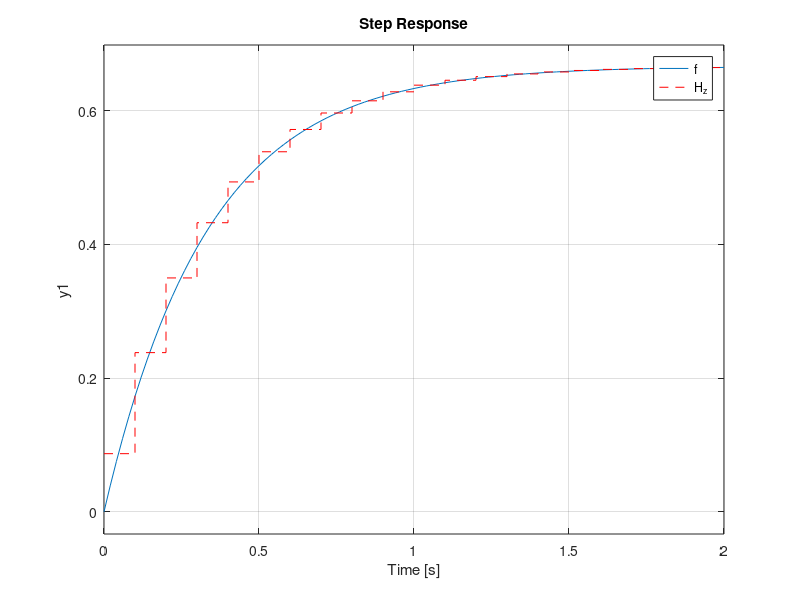

Write the MATLAB code that produced this figure. (Note: this script raises an error after producing the figure.)
% Définir une fonction de transfert
f = tf([0 2],[1 3]);

% Définir le temps d'échantillonage (inverse de fréquence f = 1/T)
Ts = 0.1;

% Conversion Convert the transfer function to discrete-time using zero-order hold (ZOH)
H_z = c2d(f, Ts, 'tustin');


% Voir ce que ça fait 
% (en bleu la tf et en rouge la tz)
step(f,'-',H_z,'--r')

num = cell2mat(H_z.Numerator);
den = cell2mat(H_z.Denominator);
info = [num;den];

a = info(1,:);
b = info(2,:);
% disp(a)
% disp(b)
% test de la transformee en z
tz = TransfoZ(f,10);
disp(tz)

num_z = tz(1,:);
den_z = tz(2,:);
% disp(num_z)

% test pour inverser des arrays et un matrices
B = [0 0.1728];
A = flip(B);

D = [1 3 5; 2 4 6; 7 8 10];
C = flip(D,2);

disp(class(tz))
